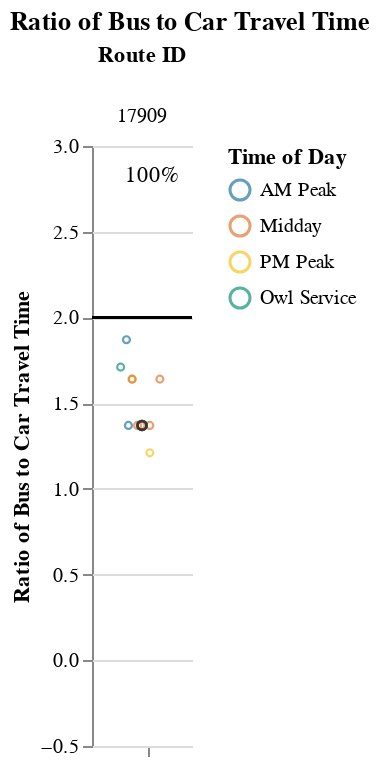
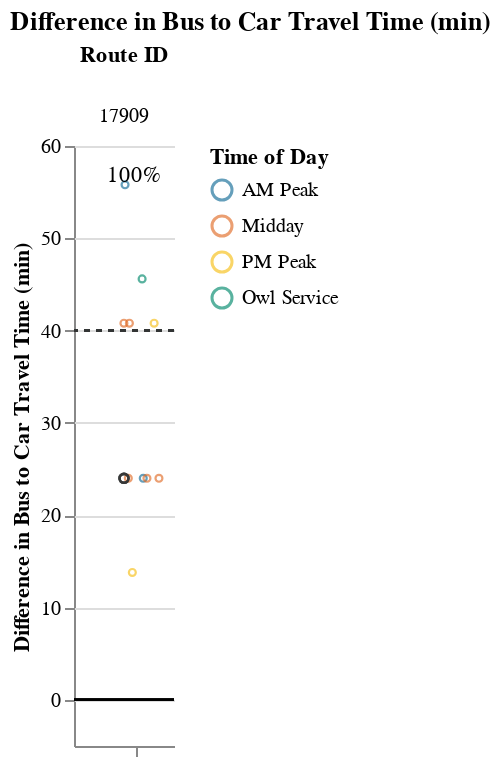

Notebook code cell kept with these figures, in order:
### Markdown cell above
### Long Routes (> 1.5 hrs)

### Code cell
route_group = "long"
try:
    display_charts_for_route_group(df, route_group)
except:
    print("No routes meet this criteria.")

### Figure 1 — Vega-Lite specification as saved in the notebook (floating-point values rounded to 4 significant figures)
{"config": {"view": {"continuousWidth": 400, "continuousHeight": 300, "stroke": null}, "facet": {"spacing": 0}}, "data": {"name": "data-67bd0f7cac6341d7e2bed33d0afcb6fa"}, "facet": {"column": {"field": "route_id", "sort": ["17909"], "title": "Route ID", "type": "nominal"}}, "spec": {"layer": [{"mark": "rule", "encoding": {"color": {"value": "black"}, "y": {"field": "cutoff", "type": "quantitative"}}, "selection": {"selector001": {"type": "interval", "bind": "scales", "encodings": ["x", "y"]}}}, {"mark": {"type": "point", "opacity": 0.65, "size": 12, "strokeWidth": 1.1}, "encoding": {"color": {"field": "time_of_day", "scale": {"range": ["#136C97", "#E16B26", "#F6BF16", "#00896B", "#7790A3", "#5B559C"]}, "sort": ["AM Peak", "Midday", "PM Peak", "Owl Service"], "title": "Time of Day", "type": "nominal"}, "tooltip": [{"field": "route_id", "type": "nominal"}, {"field": "route_name", "type": "nominal"}, {"field": "trip_id", "type": "nominal"}, {"field": "service_hours", "type": "quantitative"}, {"field": "car_duration_hours", "type": "quantitative"}, {"field": "bus_multiplier", "type": "quantitative"}, {"field": "bus_difference", "type": "quantitative"}, {"field": "num_trips", "type": "quantitative"}, {"field": "num_competitive", "type": "quantitative"}, {"field": "pct_trips_competitive", "type": "quantitative"}, {"field": "p25", "type": "quantitative"}, {"field": "p50", "type": "quantitative"}, {"field": "p75", "type": "quantitative"}], "x": {"axis": {"grid": false, "labels": false, "ticks": true, "values": [0]}, "field": "jitter", "scale": {}, "title": null, "type": "quantitative"}, "y": {"field": "bus_multiplier", "scale": {"domain": [-0.25, 3.0]}, "title": "Ratio of Bus to Car Travel Time", "type": "quantitative"}}, "transform": [{"calculate": "sqrt(-2*log(random()))*cos(2*PI*random())", "as": "jitter"}], "width": 50}, {"layer": [{"mark": {"type": "point", "opacity": 0.6, "size": 20, "strokeWidth": 1.3}, "encoding": {"color": {"value": "#323434"}, "y": {"field": "bus_multiplier", "type": "quantitative"}}, "transform": [{"filter": "(datum.p50_trip === 1)"}]}, {"mark": {"type": "text", "align": "center", "baseline": "middle"}, "encoding": {"color": {"value": "black"}, "text": {"field": "pct_trips_competitive", "format": ".0%", "type": "quantitative"}, "tooltip": [{"field": "route_id", "type": "nominal"}, {"field": "route_name", "type": "nominal"}, {"field": "trip_id", "type": "nominal"}, {"field": "service_hours", "type": "quantitative"}, {"field": "car_duration_hours", "type": "quantitative"}, {"field": "bus_multiplier", "type": "quantitative"}, {"field": "bus_difference", "type": "quantitative"}, {"field": "num_trips", "type": "quantitative"}, {"field": "num_competitive", "type": "quantitative"}, {"field": "pct_trips_competitive", "type": "quantitative"}, {"field": "p25", "type": "quantitative"}, {"field": "p50", "type": "quantitative"}, {"field": "p75", "type": "quantitative"}], "x": {"value": 30}, "y": {"value": 15}}, "transform": [{"calculate": "sqrt(-2*log(random()))*cos(2*PI*random())", "as": "jitter"}, {"filter": "(datum.fastest_trip === 1)"}]}]}]}, "resolve": {"scale": {"y": "shared"}}, "title": "Ratio of Bus to Car Travel Time", "$schema": "https://vega.github.io/schema/vega-lite/v4.17.0.json", "datasets": {"data-67bd0f7cac6341d7e2bed33d0afcb6fa": [{"calitp_itp_id": 122, "trip_key": 8378563673706124481, "trip_id": "t_1310823_b_28693_tn_0", "shape_id": "p_914817", "route_id": "17909", "service_hours": 1.3, "trip_first_departure_ts": 68100, "trip_last_arrival_ts": 72780, "departure_hour": 18, "time_of_day": "PM Peak", "p25": 1.47, "p50": 1.61, "p75": 1.75, "p50_trip": 0, "fastest_trip": 1, "car_duration_hours": 1.07, "competitive_route": 1, "bus_multiplier": 1.21, "bus_difference": 13.8, "num_trips": 10, "num_competitive": 10, "pct_trips_competitive": 1.0, "bus_difference_spread": 42.0, "route_group": "long", "max_trip_hrs": 2.0, "max_trip_route_group": 2.0, "below_cutoff": 5, "pct_below_cutoff": 0.5, "name": "Glenn County", "caltrans_district": "03 - Marysville", "drmt_organization_name": null, "route_name": "Glenn Ride", "cutoff2": 40, "cutoff": 2}, {"calitp_itp_id": 122, "trip_key": -690447106441252526, "trip_id": "t_1310822_b_28693_tn_0", "shape_id": "p_908499", "route_id": "17909", "service_hours": 1.47, "trip_first_departure_ts": 53700, "trip_last_arrival_ts": 58980, "departure_hour": 14, "time_of_day": "Midday", "p25": 1.47, "p50": 1.61, "p75": 1.75, "p50_trip": 1, "fastest_trip": 0, "car_duration_hours": 1.07, "competitive_route": 1, "bus_multiplier": 1.37, "bus_difference": 24.0, "num_trips": 10, "num_competitive": 10, "pct_trips_competitive": 1.0, "bus_difference_spread": 42.0, "route_group": "long", "max_trip_hrs": 2.0, "max_trip_route_group": 2.0, "below_cutoff": 5, "pct_below_cutoff": 0.5, "name": "Glenn County", "caltrans_district": "03 - Marysville", "drmt_organization_name": null, "route_name": "Glenn Ride", "cutoff2": 40, "cutoff": 2}, {"calitp_itp_id": 122, "trip_key": 5299167220825219276, "trip_id": "t_1310820_b_28693_tn_0", "shape_id": "p_908499", "route_id": "17909", "service_hours": 1.47, "trip_first_departure_ts": 39300, "trip_last_arrival_ts": 44580, "departure_hour": 10, "time_of_day": "Midday", "p25": 1.47, "p50": 1.61, "p75": 1.75, "p50_trip": 1, "fastest_trip": 0, "car_duration_hours": 1.07, "competitive_route": 1, "bus_multiplier": 1.37, "bus_difference": 24.0, "num_trips": 10, "num_competitive": 10, "pct_trips_competitive": 1.0, "bus_difference_spread": 42.0, "route_group": "long", "max_trip_hrs": 2.0, "max_trip_route_group": 2.0, "below_cutoff": 5, "pct_below_cutoff": 0.5, "name": "Glenn County", "caltrans_district": "03 - Marysville", "drmt_organization_name": null, "route_name": "Glenn Ride", "cutoff2": 40, "cutoff": 2}, {"calitp_itp_id": 122, "trip_key": -5696962348709086948, "trip_id": "t_2008414_b_28693_tn_0", "shape_id": "p_908499", "route_id": "17909", "service_hours": 1.47, "trip_first_departure_ts": 30300, "trip_last_arrival_ts": 35580, "departure_hour": 8, "time_of_day": "AM Peak", "p25": 1.47, "p50": 1.61, "p75": 1.75, "p50_trip": 1, "fastest_trip": 0, "car_duration_hours": 1.07, "competitive_route": 1, "bus_multiplier": 1.37, "bus_difference": 24.0, "num_trips": 10, "num_competitive": 10, "pct_trips_competitive": 1.0, "bus_difference_spread": 42.0, "route_group": "long", "max_trip_hrs": 2.0, "max_trip_route_group": 2.0, "below_cutoff": 5, "pct_below_cutoff": 0.5, "name": "Glenn County", "caltrans_district": "03 - Marysville", "drmt_organization_name": null, "route_name": "Glenn Ride", "cutoff2": 40, "cutoff": 2}, {"calitp_itp_id": 122, "trip_key": 7436805990604491356, "trip_id": "t_1310821_b_28693_tn_0", "shape_id": "p_908499", "route_id": "17909", "service_hours": 1.47, "trip_first_departure_ts": 46500, "trip_last_arrival_ts": 51780, "departure_hour": 12, "time_of_day": "Midday", "p25": 1.47, "p50": 1.61, "p75": 1.75, "p50_trip": 1, "fastest_trip": 0, "car_duration_hours": 1.07, "competitive_route": 1, "bus_multiplier": 1.37, "bus_difference": 24.0, "num_trips": 10, "num_competitive": 10, "pct_trips_competitive": 1.0, "bus_difference_spread": 42.0, "route_group": "long", "max_trip_hrs": 2.0, "max_trip_route_group": 2.0, "below_cutoff": 5, "pct_below_cutoff": 0.5, "name": "Glenn County", "caltrans_district": "03 - Marysville", "drmt_organization_name": null, "route_name": "Glenn Ride", "cutoff2": 40, "cutoff": 2}, {"calitp_itp_id": 122, "trip_key": -3226911145340985739, "trip_id": "t_1310819_b_28693_tn_0", "shape_id": "p_908510", "route_id": "17909", "service_hours": 1.75, "trip_first_departure_ts": 61200, "trip_last_arrival_ts": 67500, "departure_hour": 17, "time_of_day": "PM Peak", "p25": 1.47, "p50": 1.61, "p75": 1.75, "p50_trip": 0, "fastest_trip": 0, "car_duration_hours": 1.07, "competitive_route": 1, "bus_multiplier": 1.64, "bus_difference": 40.8, "num_trips": 10, "num_competitive": 10, "pct_trips_competitive": 1.0, "bus_difference_spread": 42.0, "route_group": "long", "max_trip_hrs": 2.0, "max_trip_route_group": 2.0, "below_cutoff": 5, "pct_below_cutoff": 0.5, "name": "Glenn County", "caltrans_district": "03 - Marysville", "drmt_organization_name": null, "route_name": "Glenn Ride", "cutoff2": 40, "cutoff": 2}, {"calitp_itp_id": 122, "trip_key": -8238464466832489049, "trip_id": "t_1310818_b_28693_tn_0", "shape_id": "p_908498", "route_id": "17909", "service_hours": 1.75, "trip_first_departure_ts": 46800, "trip_last_arrival_ts": 53100, "departure_hour": 13, "time_of_day": "Midday", "p25": 1.47, "p50": 1.61, "p75": 1.75, "p50_trip": 0, "fastest_trip": 0, "car_duration_hours": 1.07, "competitive_route": 1, "bus_multiplier": 1.64, "bus_difference": 40.8, "num_trips": 10, "num_competitive": 10, "pct_trips_competitive": 1.0, "bus_difference_spread": 42.0, "route_group": "long", "max_trip_hrs": 2.0, "max_trip_route_group": 2.0, "below_cutoff": 5, "pct_below_cutoff": 0.5, "name": "Glenn County", "caltrans_district": "03 - Marysville", "drmt_organization_name": null, "route_name": "Glenn Ride", "cutoff2": 40, "cutoff": 2}, {"calitp_itp_id": 122, "trip_key": -2400039725519935362, "trip_id": "t_1310817_b_28693_tn_0", "shape_id": "p_908498", "route_id": "17909", "service_hours": 1.75, "trip_first_departure_ts": 39600, "trip_last_arrival_ts": 45900, "departure_hour": 11, "time_of_day": "Midday", "p25": 1.47, "p50": 1.61, "p75": 1.75, "p50_trip": 0, "fastest_trip": 0, "car_duration_hours": 1.07, "competitive_route": 1, "bus_multiplier": 1.64, "bus_difference": 40.8, "num_trips": 10, "num_competitive": 10, "pct_trips_competitive": 1.0, "bus_difference_spread": 42.0, "route_group": "long", "max_trip_hrs": 2.0, "max_trip_route_group": 2.0, "below_cutoff": 5, "pct_below_cutoff": 0.5, "name": "Glenn County", "caltrans_district": "03 - Marysville", "drmt_organization_name": null, "route_name": "Glenn Ride", "cutoff2": 40, "cutoff": 2}, {"calitp_itp_id": 122, "trip_key": -7650121137326938460, "trip_id": "t_1310816_b_28693_tn_0", "shape_id": "p_908498", "route_id": "17909", "service_hours": 1.83, "trip_first_departure_ts": 23400, "trip_last_arrival_ts": 30000, "departure_hour": 6, "time_of_day": "Owl Service", "p25": 1.47, "p50": 1.61, "p75": 1.75, "p50_trip": 0, "fastest_trip": 0, "car_duration_hours": 1.07, "competitive_route": 1, "bus_multiplier": 1.71, "bus_difference": 45.6, "num_trips": 10, "num_competitive": 10, "pct_trips_competitive": 1.0, "bus_difference_spread": 42.0, "route_group": "long", "max_trip_hrs": 2.0, "max_trip_route_group": 2.0, "below_cutoff": 5, "pct_below_cutoff": 0.5, "name": "Glenn County", "caltrans_district": "03 - Marysville", "drmt_organization_name": null, "route_name": "Glenn Ride", "cutoff2": 40, "cutoff": 2}, {"calitp_itp_id": 122, "trip_key": 455423304295255853, "trip_id": "t_2008413_b_28693_tn_0", "shape_id": "p_908498", "route_id": "17909", "service_hours": 2.0, "trip_first_departure_ts": 31500, "trip_last_arrival_ts": 38700, "departure_hour": 8, "time_of_day": "AM Peak", "p25": 1.47, "p50": 1.61, "p75": 1.75, "p50_trip": 0, "fastest_trip": 0, "car_duration_hours": 1.07, "competitive_route": 1, "bus_multiplier": 1.87, "bus_difference": 55.8, "num_trips": 10, "num_competitive": 10, "pct_trips_competitive": 1.0, "bus_difference_spread": 42.0, "route_group": "long", "max_trip_hrs": 2.0, "max_trip_route_group": 2.0, "below_cutoff": 5, "pct_below_cutoff": 0.5, "name": "Glenn County", "caltrans_district": "03 - Marysville", "drmt_organization_name": null, "route_name": "Glenn Ride", "cutoff2": 40, "cutoff": 2}]}}

### Figure 2 — Vega-Lite specification as saved in the notebook (floating-point values rounded to 4 significant figures)
{"config": {"view": {"continuousWidth": 400, "continuousHeight": 300, "stroke": null}, "facet": {"spacing": 0}}, "data": {"name": "data-3efee0c9c70a58b8209299544648b024"}, "facet": {"column": {"field": "route_id", "sort": ["17909"], "title": "Route ID", "type": "nominal"}}, "spec": {"layer": [{"mark": "rule", "encoding": {"color": {"value": "black"}, "y": {"field": "cutoff", "type": "quantitative"}}, "selection": {"selector002": {"type": "interval", "bind": "scales", "encodings": ["x", "y"]}}}, {"mark": {"type": "rule", "strokeDash": [3, 3]}, "encoding": {"color": {"value": "#323434"}, "y": {"field": "cutoff2", "type": "quantitative"}}}, {"mark": {"type": "point", "opacity": 0.65, "size": 12, "strokeWidth": 1.1}, "encoding": {"color": {"field": "time_of_day", "scale": {"range": ["#136C97", "#E16B26", "#F6BF16", "#00896B", "#7790A3", "#5B559C"]}, "sort": ["AM Peak", "Midday", "PM Peak", "Owl Service"], "title": "Time of Day", "type": "nominal"}, "tooltip": [{"field": "route_id", "type": "nominal"}, {"field": "route_name", "type": "nominal"}, {"field": "trip_id", "type": "nominal"}, {"field": "service_hours", "type": "quantitative"}, {"field": "car_duration_hours", "type": "quantitative"}, {"field": "bus_multiplier", "type": "quantitative"}, {"field": "bus_difference", "type": "quantitative"}, {"field": "num_trips", "type": "quantitative"}, {"field": "num_competitive", "type": "quantitative"}, {"field": "pct_trips_competitive", "type": "quantitative"}, {"field": "p25", "type": "quantitative"}, {"field": "p50", "type": "quantitative"}, {"field": "p75", "type": "quantitative"}], "x": {"axis": {"grid": false, "labels": false, "ticks": true, "values": [0]}, "field": "jitter", "scale": {}, "title": null, "type": "quantitative"}, "y": {"field": "bus_difference", "scale": {"domain": [-5, 55.8]}, "title": "Difference in Bus to Car Travel Time (min)", "type": "quantitative"}}, "transform": [{"calculate": "sqrt(-2*log(random()))*cos(2*PI*random())", "as": "jitter"}], "width": 50}, {"layer": [{"mark": {"type": "point", "opacity": 0.6, "size": 20, "strokeWidth": 1.3}, "encoding": {"color": {"value": "#323434"}, "y": {"field": "bus_difference", "type": "quantitative"}}, "transform": [{"filter": "(datum.p50_trip === 1)"}]}, {"mark": {"type": "text", "align": "center", "baseline": "middle"}, "encoding": {"color": {"value": "black"}, "text": {"field": "pct_trips_competitive", "format": ".0%", "type": "quantitative"}, "tooltip": [{"field": "route_id", "type": "nominal"}, {"field": "route_name", "type": "nominal"}, {"field": "trip_id", "type": "nominal"}, {"field": "service_hours", "type": "quantitative"}, {"field": "car_duration_hours", "type": "quantitative"}, {"field": "bus_multiplier", "type": "quantitative"}, {"field": "bus_difference", "type": "quantitative"}, {"field": "num_trips", "type": "quantitative"}, {"field": "num_competitive", "type": "quantitative"}, {"field": "pct_trips_competitive", "type": "quantitative"}, {"field": "p25", "type": "quantitative"}, {"field": "p50", "type": "quantitative"}, {"field": "p75", "type": "quantitative"}], "x": {"value": 30}, "y": {"value": 15}}, "transform": [{"calculate": "sqrt(-2*log(random()))*cos(2*PI*random())", "as": "jitter"}, {"filter": "(datum.fastest_trip === 1)"}]}]}]}, "resolve": {"scale": {"y": "shared"}}, "title": "Difference in Bus to Car Travel Time (min)", "$schema": "https://vega.github.io/schema/vega-lite/v4.17.0.json", "datasets": {"data-3efee0c9c70a58b8209299544648b024": [{"calitp_itp_id": 122, "trip_key": 8378563673706124481, "trip_id": "t_1310823_b_28693_tn_0", "shape_id": "p_914817", "route_id": "17909", "service_hours": 1.3, "trip_first_departure_ts": 68100, "trip_last_arrival_ts": 72780, "departure_hour": 18, "time_of_day": "PM Peak", "p25": 1.47, "p50": 1.61, "p75": 1.75, "p50_trip": 0, "fastest_trip": 1, "car_duration_hours": 1.07, "competitive_route": 1, "bus_multiplier": 1.21, "bus_difference": 13.8, "num_trips": 10, "num_competitive": 10, "pct_trips_competitive": 1.0, "bus_difference_spread": 42.0, "route_group": "long", "max_trip_hrs": 2.0, "max_trip_route_group": 2.0, "below_cutoff": 5, "pct_below_cutoff": 0.5, "name": "Glenn County", "caltrans_district": "03 - Marysville", "drmt_organization_name": null, "route_name": "Glenn Ride", "cutoff2": 40, "cutoff": 0}, {"calitp_itp_id": 122, "trip_key": -690447106441252526, "trip_id": "t_1310822_b_28693_tn_0", "shape_id": "p_908499", "route_id": "17909", "service_hours": 1.47, "trip_first_departure_ts": 53700, "trip_last_arrival_ts": 58980, "departure_hour": 14, "time_of_day": "Midday", "p25": 1.47, "p50": 1.61, "p75": 1.75, "p50_trip": 1, "fastest_trip": 0, "car_duration_hours": 1.07, "competitive_route": 1, "bus_multiplier": 1.37, "bus_difference": 24.0, "num_trips": 10, "num_competitive": 10, "pct_trips_competitive": 1.0, "bus_difference_spread": 42.0, "route_group": "long", "max_trip_hrs": 2.0, "max_trip_route_group": 2.0, "below_cutoff": 5, "pct_below_cutoff": 0.5, "name": "Glenn County", "caltrans_district": "03 - Marysville", "drmt_organization_name": null, "route_name": "Glenn Ride", "cutoff2": 40, "cutoff": 0}, {"calitp_itp_id": 122, "trip_key": 5299167220825219276, "trip_id": "t_1310820_b_28693_tn_0", "shape_id": "p_908499", "route_id": "17909", "service_hours": 1.47, "trip_first_departure_ts": 39300, "trip_last_arrival_ts": 44580, "departure_hour": 10, "time_of_day": "Midday", "p25": 1.47, "p50": 1.61, "p75": 1.75, "p50_trip": 1, "fastest_trip": 0, "car_duration_hours": 1.07, "competitive_route": 1, "bus_multiplier": 1.37, "bus_difference": 24.0, "num_trips": 10, "num_competitive": 10, "pct_trips_competitive": 1.0, "bus_difference_spread": 42.0, "route_group": "long", "max_trip_hrs": 2.0, "max_trip_route_group": 2.0, "below_cutoff": 5, "pct_below_cutoff": 0.5, "name": "Glenn County", "caltrans_district": "03 - Marysville", "drmt_organization_name": null, "route_name": "Glenn Ride", "cutoff2": 40, "cutoff": 0}, {"calitp_itp_id": 122, "trip_key": -5696962348709086948, "trip_id": "t_2008414_b_28693_tn_0", "shape_id": "p_908499", "route_id": "17909", "service_hours": 1.47, "trip_first_departure_ts": 30300, "trip_last_arrival_ts": 35580, "departure_hour": 8, "time_of_day": "AM Peak", "p25": 1.47, "p50": 1.61, "p75": 1.75, "p50_trip": 1, "fastest_trip": 0, "car_duration_hours": 1.07, "competitive_route": 1, "bus_multiplier": 1.37, "bus_difference": 24.0, "num_trips": 10, "num_competitive": 10, "pct_trips_competitive": 1.0, "bus_difference_spread": 42.0, "route_group": "long", "max_trip_hrs": 2.0, "max_trip_route_group": 2.0, "below_cutoff": 5, "pct_below_cutoff": 0.5, "name": "Glenn County", "caltrans_district": "03 - Marysville", "drmt_organization_name": null, "route_name": "Glenn Ride", "cutoff2": 40, "cutoff": 0}, {"calitp_itp_id": 122, "trip_key": 7436805990604491356, "trip_id": "t_1310821_b_28693_tn_0", "shape_id": "p_908499", "route_id": "17909", "service_hours": 1.47, "trip_first_departure_ts": 46500, "trip_last_arrival_ts": 51780, "departure_hour": 12, "time_of_day": "Midday", "p25": 1.47, "p50": 1.61, "p75": 1.75, "p50_trip": 1, "fastest_trip": 0, "car_duration_hours": 1.07, "competitive_route": 1, "bus_multiplier": 1.37, "bus_difference": 24.0, "num_trips": 10, "num_competitive": 10, "pct_trips_competitive": 1.0, "bus_difference_spread": 42.0, "route_group": "long", "max_trip_hrs": 2.0, "max_trip_route_group": 2.0, "below_cutoff": 5, "pct_below_cutoff": 0.5, "name": "Glenn County", "caltrans_district": "03 - Marysville", "drmt_organization_name": null, "route_name": "Glenn Ride", "cutoff2": 40, "cutoff": 0}, {"calitp_itp_id": 122, "trip_key": -3226911145340985739, "trip_id": "t_1310819_b_28693_tn_0", "shape_id": "p_908510", "route_id": "17909", "service_hours": 1.75, "trip_first_departure_ts": 61200, "trip_last_arrival_ts": 67500, "departure_hour": 17, "time_of_day": "PM Peak", "p25": 1.47, "p50": 1.61, "p75": 1.75, "p50_trip": 0, "fastest_trip": 0, "car_duration_hours": 1.07, "competitive_route": 1, "bus_multiplier": 1.64, "bus_difference": 40.8, "num_trips": 10, "num_competitive": 10, "pct_trips_competitive": 1.0, "bus_difference_spread": 42.0, "route_group": "long", "max_trip_hrs": 2.0, "max_trip_route_group": 2.0, "below_cutoff": 5, "pct_below_cutoff": 0.5, "name": "Glenn County", "caltrans_district": "03 - Marysville", "drmt_organization_name": null, "route_name": "Glenn Ride", "cutoff2": 40, "cutoff": 0}, {"calitp_itp_id": 122, "trip_key": -8238464466832489049, "trip_id": "t_1310818_b_28693_tn_0", "shape_id": "p_908498", "route_id": "17909", "service_hours": 1.75, "trip_first_departure_ts": 46800, "trip_last_arrival_ts": 53100, "departure_hour": 13, "time_of_day": "Midday", "p25": 1.47, "p50": 1.61, "p75": 1.75, "p50_trip": 0, "fastest_trip": 0, "car_duration_hours": 1.07, "competitive_route": 1, "bus_multiplier": 1.64, "bus_difference": 40.8, "num_trips": 10, "num_competitive": 10, "pct_trips_competitive": 1.0, "bus_difference_spread": 42.0, "route_group": "long", "max_trip_hrs": 2.0, "max_trip_route_group": 2.0, "below_cutoff": 5, "pct_below_cutoff": 0.5, "name": "Glenn County", "caltrans_district": "03 - Marysville", "drmt_organization_name": null, "route_name": "Glenn Ride", "cutoff2": 40, "cutoff": 0}, {"calitp_itp_id": 122, "trip_key": -2400039725519935362, "trip_id": "t_1310817_b_28693_tn_0", "shape_id": "p_908498", "route_id": "17909", "service_hours": 1.75, "trip_first_departure_ts": 39600, "trip_last_arrival_ts": 45900, "departure_hour": 11, "time_of_day": "Midday", "p25": 1.47, "p50": 1.61, "p75": 1.75, "p50_trip": 0, "fastest_trip": 0, "car_duration_hours": 1.07, "competitive_route": 1, "bus_multiplier": 1.64, "bus_difference": 40.8, "num_trips": 10, "num_competitive": 10, "pct_trips_competitive": 1.0, "bus_difference_spread": 42.0, "route_group": "long", "max_trip_hrs": 2.0, "max_trip_route_group": 2.0, "below_cutoff": 5, "pct_below_cutoff": 0.5, "name": "Glenn County", "caltrans_district": "03 - Marysville", "drmt_organization_name": null, "route_name": "Glenn Ride", "cutoff2": 40, "cutoff": 0}, {"calitp_itp_id": 122, "trip_key": -7650121137326938460, "trip_id": "t_1310816_b_28693_tn_0", "shape_id": "p_908498", "route_id": "17909", "service_hours": 1.83, "trip_first_departure_ts": 23400, "trip_last_arrival_ts": 30000, "departure_hour": 6, "time_of_day": "Owl Service", "p25": 1.47, "p50": 1.61, "p75": 1.75, "p50_trip": 0, "fastest_trip": 0, "car_duration_hours": 1.07, "competitive_route": 1, "bus_multiplier": 1.71, "bus_difference": 45.6, "num_trips": 10, "num_competitive": 10, "pct_trips_competitive": 1.0, "bus_difference_spread": 42.0, "route_group": "long", "max_trip_hrs": 2.0, "max_trip_route_group": 2.0, "below_cutoff": 5, "pct_below_cutoff": 0.5, "name": "Glenn County", "caltrans_district": "03 - Marysville", "drmt_organization_name": null, "route_name": "Glenn Ride", "cutoff2": 40, "cutoff": 0}, {"calitp_itp_id": 122, "trip_key": 455423304295255853, "trip_id": "t_2008413_b_28693_tn_0", "shape_id": "p_908498", "route_id": "17909", "service_hours": 2.0, "trip_first_departure_ts": 31500, "trip_last_arrival_ts": 38700, "departure_hour": 8, "time_of_day": "AM Peak", "p25": 1.47, "p50": 1.61, "p75": 1.75, "p50_trip": 0, "fastest_trip": 0, "car_duration_hours": 1.07, "competitive_route": 1, "bus_multiplier": 1.87, "bus_difference": 55.8, "num_trips": 10, "num_competitive": 10, "pct_trips_competitive": 1.0, "bus_difference_spread": 42.0, "route_group": "long", "max_trip_hrs": 2.0, "max_trip_route_group": 2.0, "below_cutoff": 5, "pct_below_cutoff": 0.5, "name": "Glenn County", "caltrans_district": "03 - Marysville", "drmt_organization_name": null, "route_name": "Glenn Ride", "cutoff2": 40, "cutoff": 0}]}}
